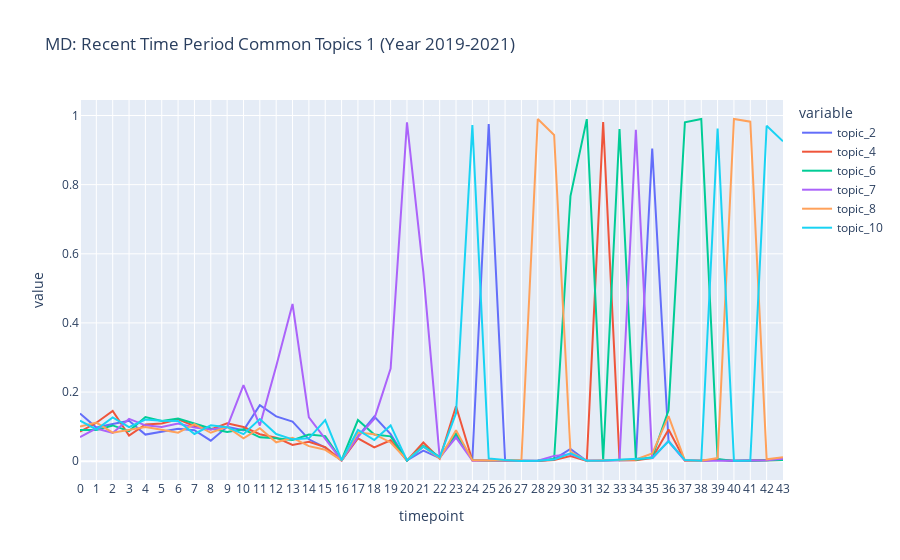

Notebook code for this chart:
### Markdown cell above
## MD: Recent Time Period Common Topics 2 (Year 2019-2021)

### Code cell
fig = px.line(md_dtm_td, x="timepoint", y=['topic_2', 'topic_4', 'topic_6', 'topic_7', 'topic_8', 'topic_10'],
              title='MD: Recent Time Period Common Topics 1 (Year 2019-2021)')
fig.update_xaxes(
    dtick="M1",
    tickformat="%b %d",
    ticklabelmode="period")
fig.show()

### Figure 1 — Plotly figure (JSON) as saved in the notebook; plotly's stock layout.template omitted (floating-point values rounded to 4 significant figures)
{"data": [{"hovertemplate": "variable=topic_2<br>timepoint=%{x}<br>value=%{y}<extra></extra>", "legendgroup": "topic_2", "line": {"color": "#636efa", "dash": "solid"}, "marker": {"symbol": "circle"}, "mode": "lines", "name": "topic_2", "orientation": "v", "showlegend": true, "type": "scatter", "x": [0, 1, 2, 3, 4, 5, 6, 7, 8, 9, 10, 11, 12, 13, 14, 15, 16, 17, 18, 19, 20, 21, 22, 23, 24, 25, 26, 27, 28, 29, 30, 31, 32, 33, 34, 35, 36, 37, 38, 39, 40, 41, 42, 43], "xaxis": "x", "y": [0.138, 0.09721, 0.1077, 0.1168, 0.07695, 0.08454, 0.09409, 0.0895, 0.05944, 0.09957, 0.08945, 0.1619, 0.1297, 0.1144, 0.06332, 0.03914, 0.001845, 0.07174, 0.1292, 0.0786, 0.002365, 0.03088, 0.008949, 0.07442, 0.00575, 0.9755, 0.004378, 0.001623, 0.0008404, 0.005909, 0.03541, 0.0005875, 0.001281, 0.003515, 0.003431, 0.9045, 0.05674, 0.002085, 0.000828, 0.003284, 0.001024, 0.001843, 0.002619, 0.006536], "yaxis": "y"}, {"hovertemplate": "variable=topic_4<br>timepoint=%{x}<br>value=%{y}<extra></extra>", "legendgroup": "topic_4", "line": {"color": "#EF553B", "dash": "solid"}, "marker": {"symbol": "circle"}, "mode": "lines", "name": "topic_4", "orientation": "v", "showlegend": true, "type": "scatter", "x": [0, 1, 2, 3, 4, 5, 6, 7, 8, 9, 10, 11, 12, 13, 14, 15, 16, 17, 18, 19, 20, 21, 22, 23, 24, 25, 26, 27, 28, 29, 30, 31, 32, 33, 34, 35, 36, 37, 38, 39, 40, 41, 42, 43], "xaxis": "x", "y": [0.08533, 0.1112, 0.1452, 0.07422, 0.1065, 0.1091, 0.1211, 0.1014, 0.09185, 0.1098, 0.09873, 0.07818, 0.0681, 0.04681, 0.05621, 0.04076, 0.00173, 0.06593, 0.0397, 0.06055, 0.00164, 0.05417, 0.007252, 0.1588, 0.002024, 0.001917, 0.002354, 0.001139, 0.000689, 0.003249, 0.01492, 0.0009501, 0.9809, 0.002592, 0.003058, 0.009087, 0.09145, 0.002184, 0.00192, 0.004512, 0.001571, 0.002058, 0.002619, 0.003589], "yaxis": "y"}, {"hovertemplate": "variable=topic_6<br>timepoint=%{x}<br>value=%{y}<extra></extra>", "legendgroup": "topic_6", "line": {"color": "#00cc96", "dash": "solid"}, "marker": {"symbol": "circle"}, "mode": "lines", "name": "topic_6", "orientation": "v", "showlegend": true, "type": "scatter", "x": [0, 1, 2, 3, 4, 5, 6, 7, 8, 9, 10, 11, 12, 13, 14, 15, 16, 17, 18, 19, 20, 21, 22, 23, 24, 25, 26, 27, 28, 29, 30, 31, 32, 33, 34, 35, 36, 37, 38, 39, 40, 41, 42, 43], "xaxis": "x", "y": [0.09018, 0.08992, 0.1035, 0.08699, 0.1279, 0.1163, 0.1236, 0.1092, 0.09446, 0.08468, 0.09231, 0.06913, 0.06644, 0.06108, 0.0771, 0.07268, 0.002762, 0.1191, 0.0774, 0.07185, 0.001912, 0.04482, 0.01189, 0.08019, 0.004139, 0.001493, 0.002567, 0.0009771, 0.001673, 0.00614, 0.7667, 0.9896, 0.003528, 0.9609, 0.004026, 0.01176, 0.1475, 0.9801, 0.9899, 0.006353, 0.0008673, 0.001304, 0.002728, 0.003694], "yaxis": "y"}, {"hovertemplate": "variable=topic_7<br>timepoint=%{x}<br>value=%{y}<extra></extra>", "legendgroup": "topic_7", "line": {"color": "#ab63fa", "dash": "solid"}, "marker": {"symbol": "circle"}, "mode": "lines", "name": "topic_7", "orientation": "v", "showlegend": true, "type": "scatter", "x": [0, 1, 2, 3, 4, 5, 6, 7, 8, 9, 10, 11, 12, 13, 14, 15, 16, 17, 18, 19, 20, 21, 22, 23, 24, 25, 26, 27, 28, 29, 30, 31, 32, 33, 34, 35, 36, 37, 38, 39, 40, 41, 42, 43], "xaxis": "x", "y": [0.06982, 0.09478, 0.08189, 0.1222, 0.1038, 0.09887, 0.1089, 0.09729, 0.09202, 0.09839, 0.2203, 0.1032, 0.2749, 0.4548, 0.1271, 0.06356, 0.002762, 0.07045, 0.1224, 0.268, 0.9804, 0.5469, 0.01155, 0.06804, 0.001722, 0.001705, 0.001928, 0.002754, 0.001446, 0.01539, 0.02031, 0.001965, 0.001805, 0.004345, 0.9589, 0.007574, 0.05876, 0.001987, 0.001192, 0.002465, 0.001492, 0.001735, 0.002402, 0.007062], "yaxis": "y"}, {"hovertemplate": "variable=topic_8<br>timepoint=%{x}<br>value=%{y}<extra></extra>", "legendgroup": "topic_8", "line": {"color": "#FFA15A", "dash": "solid"}, "marker": {"symbol": "circle"}, "mode": "lines", "name": "topic_8", "orientation": "v", "showlegend": true, "type": "scatter", "x": [0, 1, 2, 3, 4, 5, 6, 7, 8, 9, 10, 11, 12, 13, 14, 15, 16, 17, 18, 19, 20, 21, 22, 23, 24, 25, 26, 27, 28, 29, 30, 31, 32, 33, 34, 35, 36, 37, 38, 39, 40, 41, 42, 43], "xaxis": "x", "y": [0.1005, 0.1118, 0.08249, 0.09125, 0.09916, 0.09119, 0.08256, 0.1076, 0.08226, 0.09918, 0.06624, 0.09557, 0.05466, 0.06741, 0.04351, 0.03297, 0.002647, 0.08294, 0.07802, 0.05417, 0.003634, 0.04185, 0.008044, 0.08945, 0.003132, 0.001705, 0.003526, 0.002834, 0.9899, 0.9435, 0.02714, 0.001023, 0.001131, 0.003146, 0.005142, 0.02212, 0.1305, 0.002085, 0.00101, 0.009115, 0.9898, 0.9822, 0.005444, 0.01117], "yaxis": "y"}, {"hovertemplate": "variable=topic_10<br>timepoint=%{x}<br>value=%{y}<extra></extra>", "legendgroup": "topic_10", "line": {"color": "#19d3f3", "dash": "solid"}, "marker": {"symbol": "circle"}, "mode": "lines", "name": "topic_10", "orientation": "v", "showlegend": true, "type": "scatter", "x": [0, 1, 2, 3, 4, 5, 6, 7, 8, 9, 10, 11, 12, 13, 14, 15, 16, 17, 18, 19, 20, 21, 22, 23, 24, 25, 26, 27, 28, 29, 30, 31, 32, 33, 34, 35, 36, 37, 38, 39, 40, 41, 42, 43], "xaxis": "x", "y": [0.1176, 0.09174, 0.1269, 0.09854, 0.1206, 0.1168, 0.1164, 0.07883, 0.1039, 0.09839, 0.0782, 0.1218, 0.07852, 0.06325, 0.06612, 0.1192, 0.002762, 0.09048, 0.0614, 0.1036, 0.002274, 0.04215, 0.01144, 0.1388, 0.9723, 0.008165, 0.003633, 0.0008156, 0.001068, 0.004637, 0.02271, 0.001458, 0.00173, 0.003792, 0.006854, 0.009203, 0.05775, 0.003271, 0.001283, 0.9625, 0.001649, 0.001843, 0.9706, 0.9255], "yaxis": "y"}], "layout": {"legend": {"title": {"text": "variable"}, "tracegroupgap": 0}, "title": {"text": "MD: Recent Time Period Common Topics 1 (Year 2019-2021)"}, "xaxis": {"anchor": "y", "domain": [0, 1], "dtick": "M1", "tickformat": "%b %d", "ticklabelmode": "period", "title": {"text": "timepoint"}}, "yaxis": {"anchor": "x", "domain": [0, 1], "title": {"text": "value"}}}}
